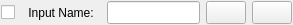
<?xml version="1.0" encoding="UTF-8"?>
<ui version="4.0">
 <class>FrameWidget</class>
 <widget class="QFrame" name="FrameWidget">
  <property name="geometry">
   <rect>
    <x>0</x>
    <y>0</y>
    <width>293</width>
    <height>25</height>
   </rect>
  </property>
  <property name="sizePolicy">
   <sizepolicy hsizetype="MinimumExpanding" vsizetype="Minimum">
    <horstretch>0</horstretch>
    <verstretch>0</verstretch>
   </sizepolicy>
  </property>
  <property name="windowTitle">
   <string>Frame</string>
  </property>
  <property name="frameShape">
   <enum>QFrame::NoFrame</enum>
  </property>
  <property name="frameShadow">
   <enum>QFrame::Raised</enum>
  </property>
  <property name="lineWidth">
   <number>0</number>
  </property>
  <layout class="QHBoxLayout" name="horizontalLayout">
   <property name="leftMargin">
    <number>1</number>
   </property>
   <property name="topMargin">
    <number>1</number>
   </property>
   <property name="rightMargin">
    <number>1</number>
   </property>
   <property name="bottomMargin">
    <number>1</number>
   </property>
   <item>
    <widget class="QCheckBox" name="delCheck">
     <property name="sizePolicy">
      <sizepolicy hsizetype="Minimum" vsizetype="Expanding">
       <horstretch>0</horstretch>
       <verstretch>0</verstretch>
      </sizepolicy>
     </property>
     <property name="font">
      <font>
       <pointsize>9</pointsize>
      </font>
     </property>
     <property name="text">
      <string/>
     </property>
    </widget>
   </item>
   <item>
    <widget class="QPushButton" name="nameBtn">
     <property name="enabled">
      <bool>true</bool>
     </property>
     <property name="sizePolicy">
      <sizepolicy hsizetype="Preferred" vsizetype="Expanding">
       <horstretch>0</horstretch>
       <verstretch>0</verstretch>
      </sizepolicy>
     </property>
     <property name="font">
      <font>
       <pointsize>9</pointsize>
      </font>
     </property>
     <property name="text">
      <string>Input Name:</string>
     </property>
     <property name="flat">
      <bool>true</bool>
     </property>
    </widget>
   </item>
   <item>
    <widget class="QLineEdit" name="frameLdt">
     <property name="sizePolicy">
      <sizepolicy hsizetype="Expanding" vsizetype="Expanding">
       <horstretch>0</horstretch>
       <verstretch>0</verstretch>
      </sizepolicy>
     </property>
     <property name="font">
      <font>
       <pointsize>9</pointsize>
      </font>
     </property>
    </widget>
   </item>
   <item>
    <widget class="QPushButton" name="sendBtn">
     <property name="sizePolicy">
      <sizepolicy hsizetype="Minimum" vsizetype="Expanding">
       <horstretch>0</horstretch>
       <verstretch>0</verstretch>
      </sizepolicy>
     </property>
     <property name="font">
      <font>
       <pointsize>9</pointsize>
      </font>
     </property>
     <property name="text">
      <string/>
     </property>
    </widget>
   </item>
   <item>
    <widget class="QPushButton" name="hexSendBtn">
     <property name="sizePolicy">
      <sizepolicy hsizetype="Minimum" vsizetype="Expanding">
       <horstretch>0</horstretch>
       <verstretch>0</verstretch>
      </sizepolicy>
     </property>
     <property name="font">
      <font>
       <pointsize>9</pointsize>
      </font>
     </property>
     <property name="text">
      <string/>
     </property>
    </widget>
   </item>
  </layout>
 </widget>
 <resources/>
 <connections/>
</ui>
